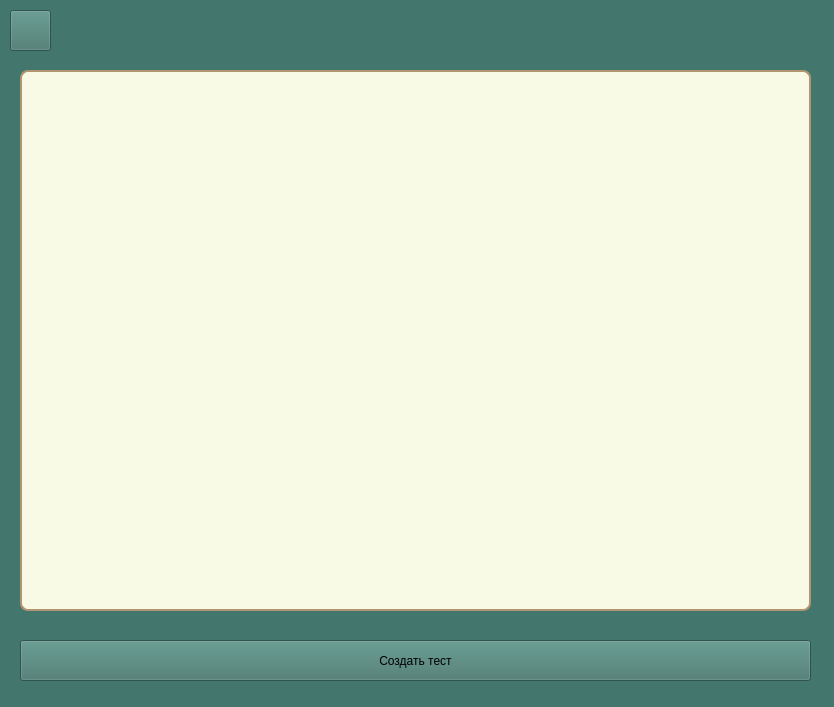
<?xml version="1.0" encoding="UTF-8"?>
<ui version="4.0">
 <class>Form</class>
 <widget class="QWidget" name="Form">
  <property name="geometry">
   <rect>
    <x>0</x>
    <y>0</y>
    <width>834</width>
    <height>707</height>
   </rect>
  </property>
  <property name="minimumSize">
   <size>
    <width>834</width>
    <height>707</height>
   </size>
  </property>
  <property name="maximumSize">
   <size>
    <width>834</width>
    <height>707</height>
   </size>
  </property>
  <property name="windowTitle">
   <string>Form</string>
  </property>
  <property name="styleSheet">
   <string notr="true">background-color: #43766C</string>
  </property>
  <widget class="QPushButton" name="backBtn">
   <property name="geometry">
    <rect>
     <x>10</x>
     <y>10</y>
     <width>41</width>
     <height>41</height>
    </rect>
   </property>
   <property name="styleSheet">
    <string notr="true">background-color: #F8FAE5;
font: 13pt &quot;MS Sans Serif&quot;;
color: #B19470;
font-weight: 600;
border-radius: 8px;
border: 2px solid #B19470;
padding: 5px 15px;
margin-top: 0px;
outline: 0px;
hover: { background-color: red };
pressed: { background-color: rgb(0, 255, 0)}</string>
   </property>
   <property name="text">
    <string/>
   </property>
   <property name="icon">
    <iconset>
     <normaloff>../pictures/icon6.png</normaloff>../pictures/icon6.png</iconset>
   </property>
  </widget>
  <widget class="QListView" name="listView">
   <property name="geometry">
    <rect>
     <x>20</x>
     <y>70</y>
     <width>791</width>
     <height>541</height>
    </rect>
   </property>
   <property name="styleSheet">
    <string notr="true">background-color: #F8FAE5;
font: 13pt &quot;MS Sans Serif&quot;;
color: #B19470;
font-weight: 600;
border-radius: 8px;
border: 2px solid #B19470;
margin-top: 0px;
outline: 0px;</string>
   </property>
  </widget>
  <widget class="QPushButton" name="createBtn">
   <property name="geometry">
    <rect>
     <x>20</x>
     <y>640</y>
     <width>791</width>
     <height>41</height>
    </rect>
   </property>
   <property name="styleSheet">
    <string notr="true">background-color: #F8FAE5;
font: 13pt &quot;MS Sans Serif&quot;;
color: #B19470;
font-weight: 600;
border-radius: 8px;
border: 2px solid #B19470;
margin-top: 0px;
outline: 0px;
hover: { background-color: red };
pressed: { background-color: rgb(0, 255, 0)}</string>
   </property>
   <property name="text">
    <string>Создать тест</string>
   </property>
  </widget>
  <widget class="QLabel" name="messageLabel">
   <property name="geometry">
    <rect>
     <x>70</x>
     <y>10</y>
     <width>741</width>
     <height>51</height>
    </rect>
   </property>
   <property name="styleSheet">
    <string notr="true">background-color: rgb 0, 0, 0;
font: 10pt &quot;MS Sans Serif&quot;;
color: #F8FAE5;
font-weight: 600;
padding: 5px 15px;
margin-top: 0px;
outline: 0px;</string>
   </property>
   <property name="text">
    <string/>
   </property>
   <property name="alignment">
    <set>Qt::AlignCenter</set>
   </property>
  </widget>
 </widget>
 <resources/>
 <connections/>
</ui>
